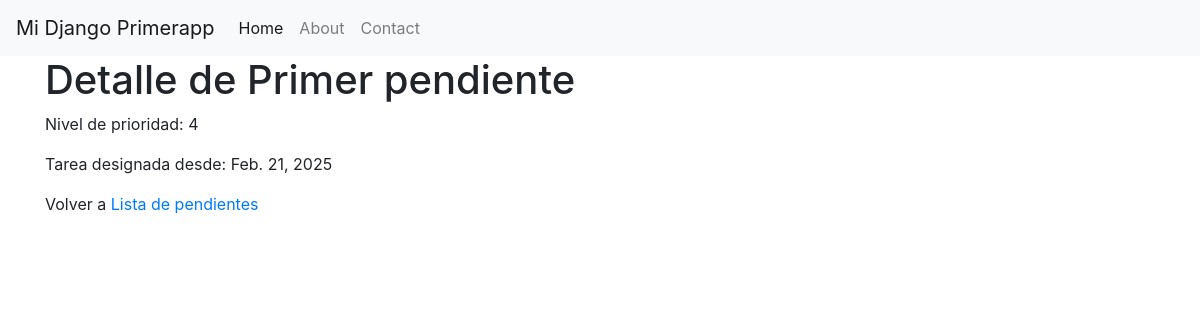
The app's page /todos/detalles/1 with its own data.
### primerapp/models.py (models this page shows)
class TodoItem(models.Model):
    title = models.CharField(max_length=200)
    completed = models.BooleanField(default=False)
    priority = models.IntegerField(null=True)
    joined_date = models.DateField(null=True)

### primerapp/views.py (the view)
# urls.py: path("todos/detalles/<int:id>", views.detalles, name="detalles"),
def detalles(request, id):
    todo = TodoItem.objects.get(id=id)
    template = loader.get_template('detalles.html')
    context = {
        'todo' : todo,
    }
    return HttpResponse(template.render(context, request))

### primerapp/templates/detalles.html
{% extends 'base.html' %} {% block content %}
<h1>Detalle de {{todo.title}}</h1>
<p> Nivel de prioridad: {{todo.priority}} </p>
<p> Tarea designada desde: {{todo.joined_date}} </p>
<p> Volver a <a href="/todos">Lista de pendientes</a><p>
{%endblock%}

### records on screen
TodoItem: title "Primer pendiente", priority "4", joined_date "Feb. 21, 2025"
